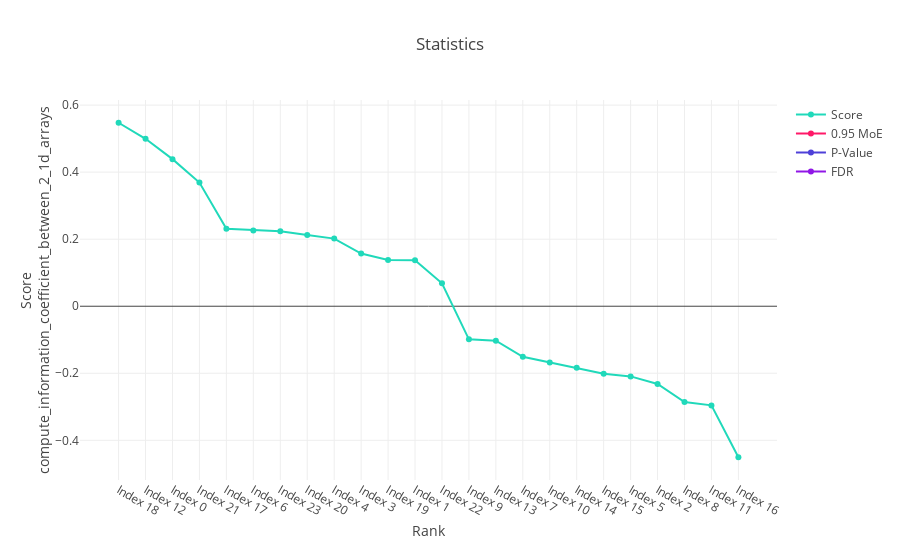
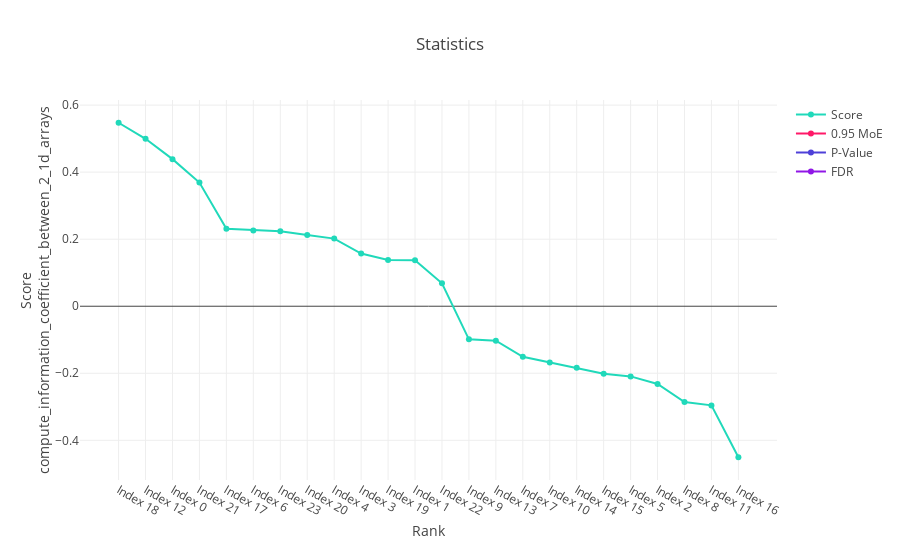

The code cell stored with these charts, in order, in its notebook:
### Code cell
n_row = 24

n_column = 16

data = pd.DataFrame(
    np.random.normal(size=(n_row, n_column)),
    index=("Index {}".format(i) for i in range(n_row)),
    columns=("Column {}".format(i) for i in range(n_column)),
)

data.iloc[:2, -2:] = np.nan

for target_values in (
    ((0,) * 8 + (1,) * 8),
    ((0,) * 1 + (2,) * 2 + (1,) * 13),
    ((0,) * 2 + (2,) * 2 + (1,) * 12),
):

    target = pd.Series(target_values, index=data.columns)
    
    if target.dropna().unique().size <= 2:
        
        target_type = 'binary'
    
    else:
        
        target_type = 'categorical'

    for target_ascending in (None, True, False):
        
        ccal.make_match_panel(
            target,
            data,
            target_ascending=target_ascending,
            target_type=target_type,
        )

### Figure 1 — Plotly figure (JSON) as saved in the notebook; plotly's stock layout.template omitted (floating-point values rounded to 4 significant figures)
{"data": [{"marker": {"color": "#20d9ba"}, "mode": "lines+markers", "name": "Score", "type": "scatter", "uid": "6d99391f-5be1-4bfa-9829-9b0aa2c2175c", "x": ["Index 18", "Index 12", "Index 0", "Index 21", "Index 17", "Index 6", "Index 23", "Index 20", "Index 4", "Index 3", "Index 19", "Index 1", "Index 22", "Index 9", "Index 13", "Index 7", "Index 10", "Index 14", "Index 15", "Index 5", "Index 2", "Index 8", "Index 11", "Index 16"], "y": [0.5474, 0.4996, 0.4388, 0.3688, 0.2308, 0.2263, 0.2238, 0.2125, 0.2018, 0.1573, 0.1383, 0.1374, 0.06827, -0.09881, -0.1027, -0.1507, -0.1676, -0.1833, -0.2017, -0.2092, -0.2317, -0.286, -0.2957, -0.4505]}, {"marker": {"color": "#ff1968"}, "mode": "lines+markers", "name": "0.95 MoE", "type": "scatter", "uid": "bfbb2d01-3849-4d11-aa6d-1d8271be0052", "x": ["Index 18", "Index 12", "Index 0", "Index 21", "Index 17", "Index 6", "Index 23", "Index 20", "Index 4", "Index 3", "Index 19", "Index 1", "Index 22", "Index 9", "Index 13", "Index 7", "Index 10", "Index 14", "Index 15", "Index 5", "Index 2", "Index 8", "Index 11", "Index 16"], "y": [null, null, null, null, null, null, null, null, null, null, null, null, null, null, null, null, null, null, null, null, null, null, null, null]}, {"marker": {"color": "#4e40d8"}, "mode": "lines+markers", "name": "P-Value", "type": "scatter", "uid": "2f035d96-e26f-4ef8-923a-288e3e0bf85f", "x": ["Index 18", "Index 12", "Index 0", "Index 21", "Index 17", "Index 6", "Index 23", "Index 20", "Index 4", "Index 3", "Index 19", "Index 1", "Index 22", "Index 9", "Index 13", "Index 7", "Index 10", "Index 14", "Index 15", "Index 5", "Index 2", "Index 8", "Index 11", "Index 16"], "y": [null, null, null, null, null, null, null, null, null, null, null, null, null, null, null, null, null, null, null, null, null, null, null, null]}, {"marker": {"color": "#9017e6"}, "mode": "lines+markers", "name": "FDR", "type": "scatter", "uid": "da5f97ab-2b7a-4022-ad6c-81c1b73cbc48", "x": ["Index 18", "Index 12", "Index 0", "Index 21", "Index 17", "Index 6", "Index 23", "Index 20", "Index 4", "Index 3", "Index 19", "Index 1", "Index 22", "Index 9", "Index 13", "Index 7", "Index 10", "Index 14", "Index 15", "Index 5", "Index 2", "Index 8", "Index 11", "Index 16"], "y": [null, null, null, null, null, null, null, null, null, null, null, null, null, null, null, null, null, null, null, null, null, null, null, null]}], "layout": {"hovermode": "closest", "title": {"text": "Statistics"}, "xaxis": {"automargin": true, "title": {"text": "Rank"}}, "yaxis": {"automargin": true, "title": {"text": "Score<br>compute_information_coefficient_between_2_1d_arrays"}}}}

### Figure 2 — Plotly figure (JSON) as saved in the notebook; plotly's stock layout.template omitted (floating-point values rounded to 4 significant figures)
{"data": [{"marker": {"color": "#20d9ba"}, "mode": "lines+markers", "name": "Score", "type": "scatter", "uid": "c18d80b8-28e3-4a8b-ab5f-6389f019c1fc", "x": ["Index 18", "Index 12", "Index 0", "Index 21", "Index 17", "Index 6", "Index 23", "Index 20", "Index 4", "Index 3", "Index 19", "Index 1", "Index 22", "Index 9", "Index 13", "Index 7", "Index 10", "Index 14", "Index 15", "Index 5", "Index 2", "Index 8", "Index 11", "Index 16"], "y": [0.5474, 0.4996, 0.4388, 0.3688, 0.2308, 0.2263, 0.2238, 0.2125, 0.2018, 0.1573, 0.1383, 0.1374, 0.06827, -0.09881, -0.1027, -0.1507, -0.1676, -0.1833, -0.2017, -0.2092, -0.2317, -0.286, -0.2957, -0.4505]}, {"marker": {"color": "#ff1968"}, "mode": "lines+markers", "name": "0.95 MoE", "type": "scatter", "uid": "87dcd6b0-456b-4ee5-ae8a-1d5c415700d2", "x": ["Index 18", "Index 12", "Index 0", "Index 21", "Index 17", "Index 6", "Index 23", "Index 20", "Index 4", "Index 3", "Index 19", "Index 1", "Index 22", "Index 9", "Index 13", "Index 7", "Index 10", "Index 14", "Index 15", "Index 5", "Index 2", "Index 8", "Index 11", "Index 16"], "y": [null, null, null, null, null, null, null, null, null, null, null, null, null, null, null, null, null, null, null, null, null, null, null, null]}, {"marker": {"color": "#4e40d8"}, "mode": "lines+markers", "name": "P-Value", "type": "scatter", "uid": "940db39c-91d3-4fa4-95de-921a1e31130b", "x": ["Index 18", "Index 12", "Index 0", "Index 21", "Index 17", "Index 6", "Index 23", "Index 20", "Index 4", "Index 3", "Index 19", "Index 1", "Index 22", "Index 9", "Index 13", "Index 7", "Index 10", "Index 14", "Index 15", "Index 5", "Index 2", "Index 8", "Index 11", "Index 16"], "y": [null, null, null, null, null, null, null, null, null, null, null, null, null, null, null, null, null, null, null, null, null, null, null, null]}, {"marker": {"color": "#9017e6"}, "mode": "lines+markers", "name": "FDR", "type": "scatter", "uid": "4e86e8e2-3a72-4512-ae3e-2314aeeec9da", "x": ["Index 18", "Index 12", "Index 0", "Index 21", "Index 17", "Index 6", "Index 23", "Index 20", "Index 4", "Index 3", "Index 19", "Index 1", "Index 22", "Index 9", "Index 13", "Index 7", "Index 10", "Index 14", "Index 15", "Index 5", "Index 2", "Index 8", "Index 11", "Index 16"], "y": [null, null, null, null, null, null, null, null, null, null, null, null, null, null, null, null, null, null, null, null, null, null, null, null]}], "layout": {"hovermode": "closest", "title": {"text": "Statistics"}, "xaxis": {"automargin": true, "title": {"text": "Rank"}}, "yaxis": {"automargin": true, "title": {"text": "Score<br>compute_information_coefficient_between_2_1d_arrays"}}}}
